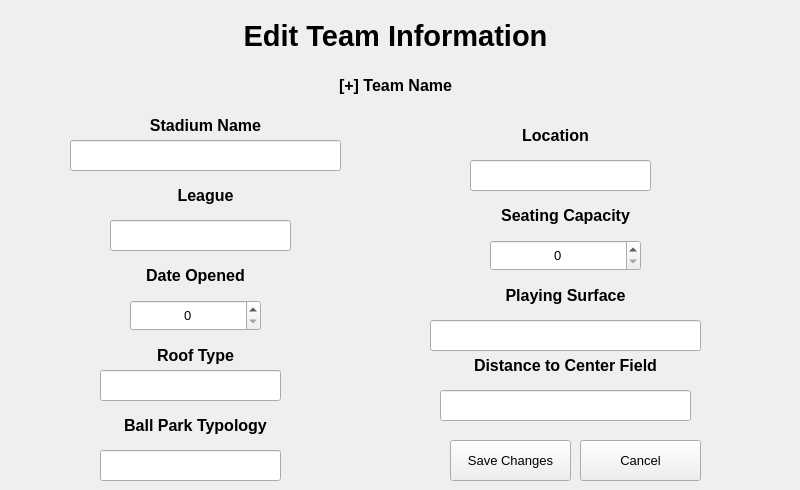
    <widget class="QWidget" name="page">
     <widget class="QLabel" name="label_7">
      <property name="geometry">
       <rect>
        <x>0</x>
        <y>10</y>
        <width>791</width>
        <height>51</height>
       </rect>
      </property>
      <property name="font">
       <font>
        <pointsize>22</pointsize>
        <weight>75</weight>
        <bold>true</bold>
       </font>
      </property>
      <property name="text">
       <string>Edit Team Information</string>
      </property>
      <property name="alignment">
       <set>Qt::AlignCenter</set>
      </property>
     </widget>
     <widget class="QLabel" name="label_8">
      <property name="geometry">
       <rect>
        <x>90</x>
        <y>110</y>
        <width>231</width>
        <height>31</height>
       </rect>
      </property>
      <property name="font">
       <font>
        <pointsize>12</pointsize>
        <weight>75</weight>
        <bold>true</bold>
       </font>
      </property>
      <property name="text">
       <string>Stadium Name</string>
      </property>
      <property name="alignment">
       <set>Qt::AlignCenter</set>
      </property>
     </widget>
     <widget class="QLabel" name="label_9">
      <property name="geometry">
       <rect>
        <x>440</x>
        <y>120</y>
        <width>231</width>
        <height>31</height>
       </rect>
      </property>
      <property name="font">
       <font>
        <pointsize>12</pointsize>
        <weight>75</weight>
        <bold>true</bold>
       </font>
      </property>
      <property name="text">
       <string>Location</string>
      </property>
      <property name="alignment">
       <set>Qt::AlignCenter</set>
      </property>
     </widget>
     <widget class="QLabel" name="label_10">
      <property name="geometry">
       <rect>
        <x>90</x>
        <y>180</y>
        <width>231</width>
        <height>31</height>
       </rect>
      </property>
      <property name="font">
       <font>
        <pointsize>12</pointsize>
        <weight>75</weight>
        <bold>true</bold>
       </font>
      </property>
      <property name="text">
       <string>League</string>
      </property>
      <property name="alignment">
       <set>Qt::AlignCenter</set>
      </property>
     </widget>
     <widget class="QLabel" name="label_11">
      <property name="geometry">
       <rect>
        <x>450</x>
        <y>200</y>
        <width>231</width>
        <height>31</height>
       </rect>
      </property>
      <property name="font">
       <font>
        <pointsize>12</pointsize>
        <weight>75</weight>
        <bold>true</bold>
       </font>
      </property>
      <property name="text">
       <string>Seating Capacity</string>
      </property>
      <property name="alignment">
       <set>Qt::AlignCenter</set>
      </property>
     </widget>
     <widget class="QLabel" name="label_12">
      <property name="geometry">
       <rect>
        <x>80</x>
        <y>260</y>
        <width>231</width>
        <height>31</height>
       </rect>
      </property>
      <property name="font">
       <font>
        <pointsize>12</pointsize>
        <weight>75</weight>
        <bold>true</bold>
       </font>
      </property>
      <property name="text">
       <string>Date Opened</string>
      </property>
      <property name="alignment">
       <set>Qt::AlignCenter</set>
      </property>
     </widget>
     <widget class="QLabel" name="label_13">
      <property name="geometry">
       <rect>
        <x>450</x>
        <y>280</y>
        <width>231</width>
        <height>31</height>
       </rect>
      </property>
      <property name="font">
       <font>
        <pointsize>12</pointsize>
        <weight>75</weight>
        <bold>true</bold>
       </font>
      </property>
      <property name="text">
       <string>Playing Surface</string>
      </property>
      <property name="alignment">
       <set>Qt::AlignCenter</set>
      </property>
     </widget>
     <widget class="QLabel" name="label_14">
      <property name="geometry">
       <rect>
        <x>80</x>
        <y>340</y>
        <width>231</width>
        <height>31</height>
       </rect>
      </property>
      <property name="font">
       <font>
        <pointsize>12</pointsize>
        <weight>75</weight>
        <bold>true</bold>
       </font>
      </property>
      <property name="text">
       <string>Roof Type</string>
      </property>
      <property name="alignment">
       <set>Qt::AlignCenter</set>
      </property>
     </widget>
     <widget class="QLabel" name="label_15">
      <property name="geometry">
       <rect>
        <x>430</x>
        <y>350</y>
        <width>271</width>
        <height>31</height>
       </rect>
      </property>
      <property name="font">
       <font>
        <pointsize>12</pointsize>
        <weight>75</weight>
        <bold>true</bold>
       </font>
      </property>
      <property name="text">
       <string>Distance to Center Field</string>
      </property>
      <property name="alignment">
       <set>Qt::AlignCenter</set>
      </property>
     </widget>
     <widget class="QLabel" name="label_16">
      <property name="geometry">
       <rect>
        <x>80</x>
        <y>410</y>
        <width>231</width>
        <height>31</height>
       </rect>
      </property>
      <property name="font">
       <font>
        <pointsize>12</pointsize>
        <weight>75</weight>
        <bold>true</bold>
       </font>
      </property>
      <property name="text">
       <string>Ball Park Typology</string>
      </property>
      <property name="alignment">
       <set>Qt::AlignCenter</set>
      </property>
     </widget>
     <widget class="QLabel" name="label_teamName">
      <property name="geometry">
       <rect>
        <x>10</x>
        <y>70</y>
        <width>771</width>
        <height>31</height>
       </rect>
      </property>
      <property name="font">
       <font>
        <pointsize>12</pointsize>
        <weight>75</weight>
        <bold>true</bold>
       </font>
      </property>
      <property name="text">
       <string>[+] Team Name</string>
      </property>
      <property name="alignment">
       <set>Qt::AlignCenter</set>
      </property>
     </widget>
     <widget class="QLineEdit" name="lineEdit_stadiumName">
      <property name="geometry">
       <rect>
        <x>70</x>
        <y>140</y>
        <width>271</width>
        <height>31</height>
       </rect>
      </property>
      <property name="font">
       <font>
        <pointsize>10</pointsize>
       </font>
      </property>
      <property name="alignment">
       <set>Qt::AlignCenter</set>
      </property>
     </widget>
     <widget class="QLineEdit" name="lineEdit_league">
      <property name="geometry">
       <rect>
        <x>110</x>
        <y>220</y>
        <width>181</width>
        <height>31</height>
       </rect>
      </property>
      <property name="font">
       <font>
        <pointsize>10</pointsize>
       </font>
      </property>
      <property name="alignment">
       <set>Qt::AlignCenter</set>
      </property>
     </widget>
     <widget class="QLineEdit" name="lineEdit_roofType">
      <property name="geometry">
       <rect>
        <x>100</x>
        <y>370</y>
        <width>181</width>
        <height>31</height>
       </rect>
      </property>
      <property name="font">
       <font>
        <pointsize>10</pointsize>
       </font>
      </property>
      <property name="alignment">
       <set>Qt::AlignCenter</set>
      </property>
     </widget>
     <widget class="QLineEdit" name="lineEdit_typology">
      <property name="geometry">
       <rect>
        <x>100</x>
        <y>450</y>
        <width>181</width>
        <height>31</height>
       </rect>
      </property>
      <property name="font">
       <font>
        <pointsize>10</pointsize>
       </font>
      </property>
      <property name="alignment">
       <set>Qt::AlignCenter</set>
      </property>
     </widget>
     <widget class="QLineEdit" name="lineEdit_distanceToCenterField">
      <property name="geometry">
       <rect>
        <x>440</x>
        <y>390</y>
        <width>251</width>
        <height>31</height>
       </rect>
      </property>
      <property name="font">
       <font>
        <pointsize>10</pointsize>
       </font>
      </property>
      <property name="alignment">
       <set>Qt::AlignCenter</set>
      </property>
     </widget>
     <widget class="QLineEdit" name="lineEdit_playingSurface">
      <property name="geometry">
       <rect>
        <x>430</x>
        <y>320</y>
        <width>271</width>
        <height>31</height>
       </rect>
      </property>
      <property name="font">
       <font>
        <pointsize>10</pointsize>
       </font>
      </property>
      <property name="alignment">
       <set>Qt::AlignCenter</set>
      </property>
     </widget>
     <widget class="QLineEdit" name="lineEdit_location">
      <property name="geometry">
       <rect>
        <x>470</x>
        <y>160</y>
        <width>181</width>
        <height>31</height>
       </rect>
      </property>
      <property name="font">
       <font>
        <pointsize>10</pointsize>
       </font>
      </property>
      <property name="alignment">
       <set>Qt::AlignCenter</set>
      </property>
     </widget>
     <widget class="QSpinBox" name="spinBox_dateOpened">
      <property name="geometry">
       <rect>
        <x>130</x>
        <y>300</y>
        <width>131</width>
        <height>31</height>
       </rect>
      </property>
      <property name="font">
       <font>
        <pointsize>10</pointsize>
       </font>
      </property>
      <property name="alignment">
       <set>Qt::AlignCenter</set>
      </property>
      <property name="maximum">
       <number>9999</number>
      </property>
     </widget>
     <widget class="QSpinBox" name="spinBox_seatingCapacity">
      <property name="geometry">
       <rect>
        <x>490</x>
        <y>240</y>
        <width>151</width>
        <height>31</height>
       </rect>
      </property>
      <property name="font">
       <font>
        <pointsize>10</pointsize>
       </font>
      </property>
      <property name="alignment">
       <set>Qt::AlignCenter</set>
      </property>
      <property name="maximum">
       <number>999999</number>
      </property>
     </widget>
     <widget class="QPushButton" name="pushButton_saveChanges">
      <property name="geometry">
       <rect>
        <x>450</x>
        <y>440</y>
        <width>121</width>
        <height>41</height>
       </rect>
      </property>
      <property name="font">
       <font>
        <pointsize>10</pointsize>
       </font>
      </property>
      <property name="text">
       <string>Save Changes</string>
      </property>
     </widget>
     <widget class="QPushButton" name="pushButton_cancelChanges">
      <property name="geometry">
       <rect>
        <x>580</x>
        <y>440</y>
        <width>121</width>
        <height>41</height>
       </rect>
      </property>
      <property name="font">
       <font>
        <pointsize>10</pointsize>
       </font>
      </property>
      <property name="text">
       <string>Cancel</string>
      </property>
     </widget>
     <widget class="QLabel" name="label_33">
      <property name="geometry">
       <rect>
        <x>600</x>
        <y>10</y>
        <width>181</width>
        <height>121</height>
       </rect>
      </property>
      <property name="text">
       <string/>
      </property>
      <property name="pixmap">
       <pixmap>baseballart5.jpg</pixmap>
      </property>
      <property name="scaledContents">
       <bool>true</bool>
      </property>
     </widget>
    </widget>
